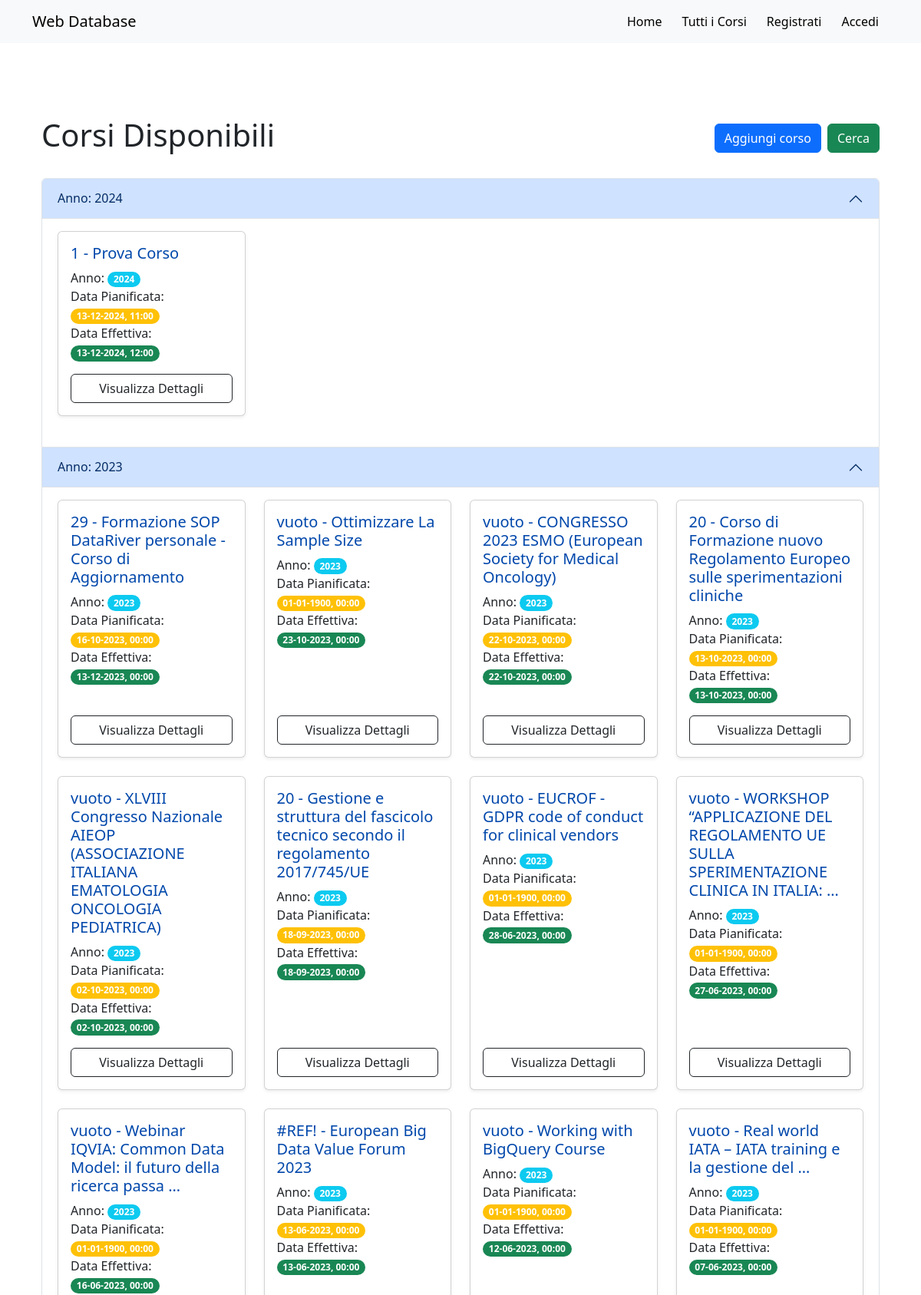
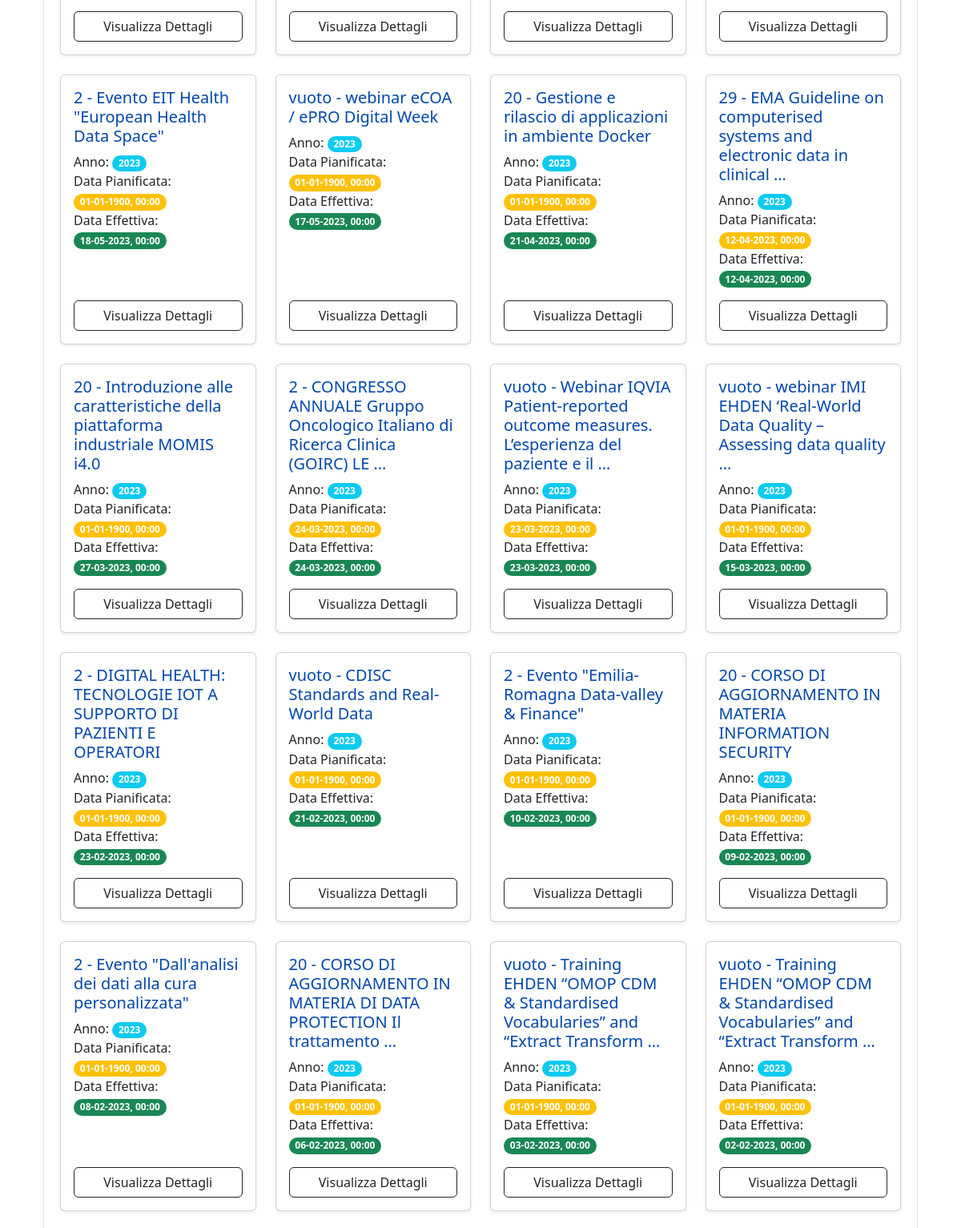
Screenshot of /courses (upper part) with the database file from the repository (2 pictures, top to bottom).
### web_app/models.py (models this page shows, shortened)
class Course(models.Model):
    year = models.IntegerField(null=True, blank=True)
    course_n = models.CharField(max_length=255, null=True, blank=True)
    course_name = models.TextField(null=True, blank=True)
    planned_date = models.DateTimeField(null=True, blank=True)
    effective_date = models.DateTimeField(null=True, blank=True)
    type = models.CharField(max_length=255, null=True, blank=True)
    start = models.CharField(max_length=255, null=True, blank=True)
    check_review = models.CharField(max_length=255, null=True, blank=True)
    end = models.CharField(max_length=255, null=True, blank=True)
    duration = models.FloatField(null=True, blank=True)
    i_e = models.CharField(max_length=255, null=True, blank=True)
    trainer = models.CharField(max_length=255, null=True, blank=True)
    cost = models.FloatField(null=True, blank=True)
    requirement = models.CharField(max_length=255, null=True, blank=True)

### web_app/views.py (the view)
# urls.py: path('courses', views.CoursesListView.as_view(), name='courses'),
class CoursesListView(ListView):
    model = Course
    template_name = "web_app/courses_list.html"
    def get_queryset(self):
        return Course.objects.order_by('-year', '-effective_date', '-planned_date')

### web_app/templates/web_app/courses_list.html (shortened to what this page needs)
{% extends "base.html" %}
{% block content %}
<div class="container my-5">
    <div class="d-flex justify-content-between align-items-center mb-4">
        <h1 class="text-center">Corsi Disponibili</h1>
        <div class="d-flex justify-content-end w-50">
            <a href="{% url 'course_create' %}" class="btn btn-primary ms-2">Aggiungi corso</a>
            <a href="{% url 'search' %}" class="btn btn-success ms-2">Cerca</a>
        </div>
    </div>
    {% regroup object_list|dictsortreversed:"year" by year as courses_by_year %}
    <div class="accordion" id="coursesAccordion">
        {% for group in courses_by_year %}
            <div class="accordion-item">
                <h2 class="accordion-header" id="heading-{{ group.grouper }}">
                    <button class="accordion-button" type="button" data-bs-toggle="collapse" data-bs-target="#collapse-{{ group.grouper }}" aria-expanded="true" aria-controls="collapse-{{ group.grouper }}">
                        Anno: {{ group.grouper }}
                    </button>
                </h2>
                <div id="collapse-{{ group.grouper }}" class="accordion-collapse collapse show" aria-labelledby="heading-{{ group.grouper }}">
                    <div class="accordion-body">
                        <div class="row">
                            {% for course in group.list %}
                                <div class="col-lg-3 col-md-4 col-sm-6 mb-4">
                                    <a href="{% url 'course_detail' course.id %}" class="card h-100 shadow-sm text-decoration-none">
                                        <div class="card-body d-flex flex-column">
                                            <h5 class="card-title" style="color: rgb(0, 71, 171);">
                                                {{ course.course_n }} - {{ course.course_name|truncatewords:10 }}
                                            </h5>
                                            <p class="card-text">
                                                Anno: <span class="badge rounded-pill bg-info">{{ course.year }}</span><br>
                                                Data Pianificata: <span class="badge rounded-pill bg-warning">{{ course.planned_date|date:'d-m-Y, H:i' }}</span><br>
                                                Data Effettiva: <span class="badge rounded-pill bg-success">{{ course.effective_date|date:'d-m-Y, H:i' }}</span><br>
                                            </p>
                                            <div class="mt-auto">
                                                <button class="btn btn-outline-dark w-100">Visualizza Dettagli</button>
                                            </div>
                                        </div>
                                    </a>
                                </div>
                            {% endfor %}
                        </div>
                    </div>
                </div>
            </div>
        {% endfor %}
    </div>
</div>
{% endblock %}

### templates/base.html (shortened to what this page needs)
<!DOCTYPE html>
<html lang="it">
<head>
    <link href="https://cdn.jsdelivr.net/npm/bootstrap@5.3.0/dist/css/bootstrap.min.css" rel="stylesheet">
    <link rel="stylesheet" href="https://cdn.jsdelivr.net/npm/flatpickr/dist/themes/airbnb.css">
</head>
<body class="d-flex flex-column min-vh-100">
    <nav class="navbar navbar-expand-lg navbar-light bg-light">
        <div class="container">
            <a class="navbar-brand" href="{% url 'home' %}">Web Database</a>
            <div class="collapse navbar-collapse" id="navbarNav">
                <ul class="navbar-nav ms-auto">
                    <li class="nav-item">
                        <a class="btn btn-light" href="{% url 'home' %}">Home</a>
                    </li>
                    <li class="nav-item">
                        <a class="btn btn-light" href="{% url 'courses' %}">Tutti i Corsi</a>
                    </li>
                    {% if user.is_authenticated %}
                        <li class="nav-item">
                            <a class="btn btn-light" href="{% url 'user_detail' user.id %}">Ciao, {{ user.first_name }}!</a>
                        </li>
                        <li class="nav-item">
                            <form method="POST" action="{% url 'logout' %}"> {% csrf_token %}
                                <button type="submit" class="btn btn-outline-warning">Logout</button>
                            </form>
                        </li>
                    {% else %}
                        <li class="nav-item">
                            <a class="btn btn-light" href="{% url 'register' %}">Registrati</a>
                        </li>
                        <li class="nav-item">
                            <a class="btn btn-light" href="{% url 'login' %}">Accedi</a>
                        </li>
                    {% endif %}
                </ul>
            </div>
        </div>
    </nav>
    <main class="container my-5 flex-grow-1">
        {% block content %}
        {% endblock %}
    </main>
</body>
</html>

### templates/base.html (style rules this page uses)
html, body { height: 100%; }

### rows the page displays
Course: course_n "1", course_name "Prova Corso", year "2024", planned_date "13-12-2024, 11:00", effective_date "13-12-2024, 12:00"
Course: course_n "29", course_name "Formazione SOP DataRiver personale - Corso di Aggiornamento", year "2023", planned_date "16-10-2023, 00:00", effective_date "13-12-2023, 00:00"
Course: course_n "vuoto", course_name "Ottimizzare La Sample Size", year "2023", planned_date "01-01-1900, 00:00", effective_date "23-10-2023, 00:00"
Course: course_n "vuoto", course_name "CONGRESSO 2023 ESMO (European Society for Medical Oncology)", year "2023", planned_date "22-10-2023, 00:00", effective_date "22-10-2023, 00:00"
Course: course_n "20", course_name "Corso di Formazione nuovo Regolamento Europeo sulle sperimentazioni cliniche", year "2023", planned_date "13-10-2023, 00:00", effective_date "13-10-2023, 00:00"
Course: course_n "vuoto", course_name "XLVIII Congresso Nazionale AIEOP (ASSOCIAZIONE ITALIANA EMATOLOGIA ONCOLOGIA PEDIATRICA)", year "2023", planned_date "02-10-2023, 00:00", effective_date "02-10-2023, 00:00"
Course: course_n "20", course_name "Gestione e struttura del fascicolo tecnico secondo il regolamento 2017/745/UE", year "2023", planned_date "18-09-2023, 00:00", effective_date "18-09-2023, 00:00"
Course: course_n "vuoto", course_name "EUCROF - GDPR code of conduct for clinical vendors", year "2023", planned_date "01-01-1900, 00:00", effective_date "28-06-2023, 00:00"
Course: course_n "vuoto", course_name "WORKSHOP “APPLICAZIONE DEL REGOLAMENTO UE SULLA SPERIMENTAZIONE CLINICA IN ITALIA: …", year "2023", planned_date "01-01-1900, 00:00", effective_date "27-06-2023, 00:00"
Course: course_n "vuoto", course_name "Webinar IQVIA: Common Data Model: il futuro della ricerca passa …", year "2023", planned_date "01-01-1900, 00:00", effective_date "16-06-2023, 00:00"
Course: course_n "#REF!", course_name "European Big Data Value Forum 2023", year "2023", planned_date "13-06-2023, 00:00", effective_date "13-06-2023, 00:00"
Course: course_n "vuoto", course_name "Working with BigQuery Course", year "2023", planned_date "01-01-1900, 00:00", effective_date "12-06-2023, 00:00"
Course: course_n "vuoto", course_name "Real world IATA – IATA training e la gestione del …", year "2023", planned_date "01-01-1900, 00:00", effective_date "07-06-2023, 00:00"
Course: course_n "2", course_name "Evento EIT Health \"European Health Data Space\"", year "2023", planned_date "01-01-1900, 00:00", effective_date "18-05-2023, 00:00"
Course: course_n "vuoto", course_name "webinar eCOA / ePRO Digital Week", year "2023", planned_date "01-01-1900, 00:00", effective_date "17-05-2023, 00:00"
Course: course_n "20", course_name "Gestione e rilascio di applicazioni in ambiente Docker", year "2023", planned_date "01-01-1900, 00:00", effective_date "21-04-2023, 00:00"
Course: course_n "29", course_name "EMA Guideline on computerised systems and electronic data in clinical …", year "2023", planned_date "12-04-2023, 00:00", effective_date "12-04-2023, 00:00"
Course: course_n "20", course_name "Introduzione alle caratteristiche della piattaforma industriale MOMIS i4.0", year "2023", planned_date "01-01-1900, 00:00", effective_date "27-03-2023, 00:00"
Course: course_n "2", course_name "CONGRESSO ANNUALE Gruppo Oncologico Italiano di Ricerca Clinica (GOIRC) LE …", year "2023", planned_date "24-03-2023, 00:00", effective_date "24-03-2023, 00:00"
Course: course_n "vuoto", course_name "Webinar IQVIA Patient-reported outcome measures. L’esperienza del paziente e il …", year "2023", planned_date "23-03-2023, 00:00", effective_date "23-03-2023, 00:00"
Course: course_n "vuoto", course_name "webinar IMI EHDEN ‘Real-World Data Quality – Assessing data quality …", year "2023", planned_date "01-01-1900, 00:00", effective_date "15-03-2023, 00:00"
Course: course_n "2", course_name "DIGITAL HEALTH: TECNOLOGIE IOT A SUPPORTO DI PAZIENTI E OPERATORI", year "2023", planned_date "01-01-1900, 00:00", effective_date "23-02-2023, 00:00"
Course: course_n "vuoto", course_name "CDISC Standards and Real-World Data", year "2023", planned_date "01-01-1900, 00:00", effective_date "21-02-2023, 00:00"
Course: course_n "2", course_name "Evento \"Emilia-Romagna Data-valley & Finance\"", year "2023", planned_date "01-01-1900, 00:00", effective_date "10-02-2023, 00:00"
Course: course_n "20", course_name "CORSO DI AGGIORNAMENTO IN MATERIA INFORMATION SECURITY", year "2023", planned_date "01-01-1900, 00:00", effective_date "09-02-2023, 00:00"
Course: course_n "2", course_name "Evento \"Dall'analisi dei dati alla cura personalizzata\"", year "2023", planned_date "01-01-1900, 00:00", effective_date "08-02-2023, 00:00"
Course: course_n "20", course_name "CORSO DI AGGIORNAMENTO IN MATERIA DI DATA PROTECTION Il trattamento …", year "2023", planned_date "01-01-1900, 00:00", effective_date "06-02-2023, 00:00"
Course: course_n "vuoto", course_name "Training EHDEN “OMOP CDM & Standardised Vocabularies” and “Extract Transform …", year "2023", planned_date "01-01-1900, 00:00", effective_date "03-02-2023, 00:00"
Course: course_n "vuoto", course_name "Training EHDEN “OMOP CDM & Standardised Vocabularies” and “Extract Transform …", year "2023", planned_date "01-01-1900, 00:00", effective_date "02-02-2023, 00:00"

### other values shown
{{ group.grouper }} "2024" "2023"
